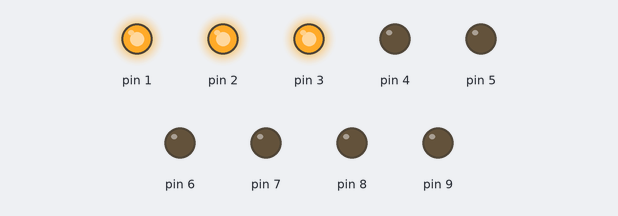
Recording of a sketch running on a simulated Arduino Uno, built with avr-gcc and run on an emulated ATmega328P. On the bench: output pins drawn as LEDs (lit = HIGH).

Above: at 0.4 s.
At 3.6 s:
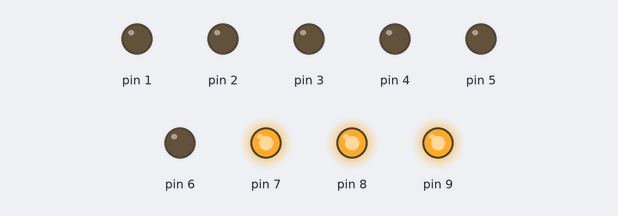
At 5.2 s:
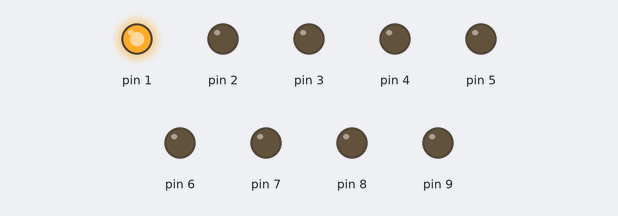
At 10.8 s:
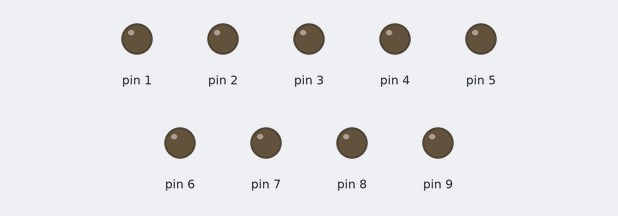
At 16.4 s:
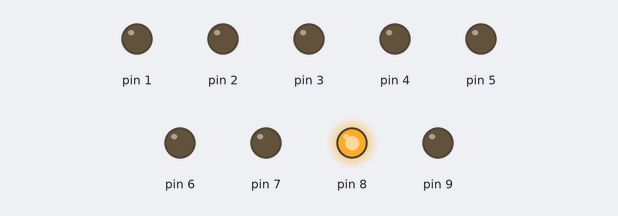
At 21.2 s:
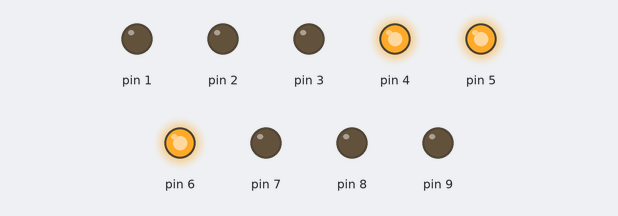
Timing chart, 0 to 22.1 s (numbered marks = the images above):
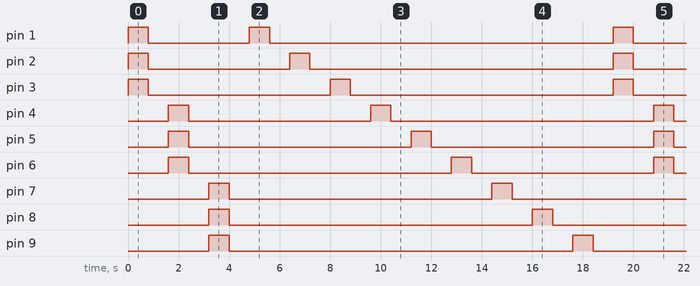

Measured:
- by itself, pin 1: repeats every 19.2 s: LOW 4.0 s, HIGH 0.80 s, LOW 13.6 s, HIGH 0.80 s
- by itself, pin 2: repeats every 19.2 s: LOW 5.6 s, HIGH 0.80 s, LOW 12.0 s, HIGH 0.80 s
- by itself, pin 3: repeats every 19.2 s: LOW 7.2 s, HIGH 0.80 s, LOW 10.4 s, HIGH 0.80 s
- by itself, pin 4: LOW → HIGH at 1.6 s, → LOW 0.80 s later, → HIGH 7.2 s later, → LOW 0.80 s later, … (8 changes in this stretch)
- by itself, pin 5: alternates HIGH for 0.80 s and LOW for 8.8 s
- by itself, pin 6: LOW → HIGH at 1.6 s, → LOW 0.80 s later, → HIGH 10.4 s later, → LOW 0.80 s later, … (8 changes in this stretch)
- by itself, pin 7: LOW → HIGH at 3.2 s, → LOW 0.80 s later, → HIGH 10.4 s later, → LOW 0.80 s later, … (8 changes in this stretch)
- by itself, pin 8: LOW → HIGH at 3.2 s, → LOW 0.80 s later, → HIGH 12.0 s later, → LOW 0.80 s later, … (8 changes in this stretch)

The sketch:

9leds3em3depois1por11.ino
```cpp
// C++ code
//
void setup()
{
  pinMode(1, OUTPUT);
  pinMode(2, OUTPUT);
  pinMode(3, OUTPUT);
  pinMode(4, OUTPUT);
  pinMode(5, OUTPUT);
  pinMode(6, OUTPUT);
  pinMode(7, OUTPUT);
  pinMode(8, OUTPUT);
  pinMode(9, OUTPUT);
}

void loop()
{
  //DE 3 EM 3
  digitalWrite(1, HIGH);
  digitalWrite(2, HIGH);
  digitalWrite(3, HIGH);
  delay(800);
  digitalWrite(1, LOW);
  digitalWrite(2, LOW);
  digitalWrite(3, LOW);
  delay(800);
  digitalWrite(4, HIGH);
  digitalWrite(5, HIGH);
  digitalWrite(6, HIGH);
  delay(800);
  digitalWrite(4, LOW);
  digitalWrite(5, LOW);
  digitalWrite(6, LOW);
  delay(800);
  digitalWrite(7, HIGH);
  digitalWrite(8, HIGH);
  digitalWrite(9, HIGH);
  delay(800);
  digitalWrite(7, LOW);
  digitalWrite(8, LOW);
  digitalWrite(9, LOW);
  delay(800);

  //1 por 1
  digitalWrite(1, HIGH);
  delay(800);
  digitalWrite(1, LOW);
  delay(800);
  digitalWrite(2, HIGH);
  delay(800);
  digitalWrite(2, LOW);
  delay(800);
  digitalWrite(3, HIGH);
  delay(800);
  digitalWrite(3, LOW);
  delay(800);
  digitalWrite(4, HIGH);
  delay(800);
  digitalWrite(4, LOW);
  delay(800);
  digitalWrite(5, HIGH);
  delay(800);
  digitalWrite(5, LOW);
  delay(800);
  digitalWrite(6, HIGH);
  delay(800);
  digitalWrite(6, LOW);
  delay(800);
  digitalWrite(7, HIGH);
  delay(800);
  digitalWrite(7, LOW);
  delay(800);
  digitalWrite(8, HIGH);
  delay(800);
  digitalWrite(8, LOW);
  delay(800);
  digitalWrite(9, HIGH);
  delay(800);
  digitalWrite(9, LOW);
  delay(800);
}
```
